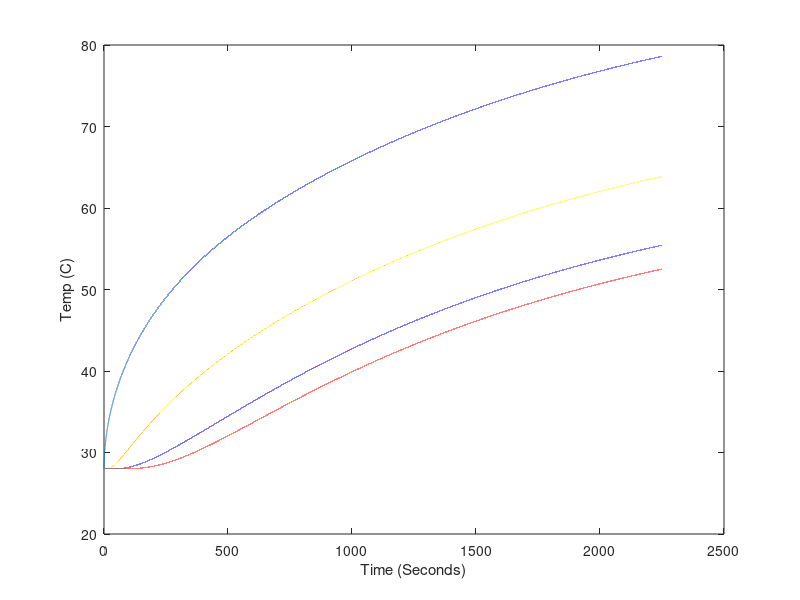

The MATLAB source for this figure: (Note: this script raises an error after producing the figure.)
clc;

%Constants for fit
kc = 7.2; %Convection coefficient of horizontal Al rod (W/(m^2K))
k = 110; %Constant of conductivity of Al (W/(mK))
e = 0.21; %Emmisivity of sandblasted Al rod
Cp = 970; %Specific heat capacity of Al (J/(K kg))
loss = .6; %Fractional loss of power to environment

%Power
V = 15.1; %V, voltage into power resistor
I = 0.890; %A, current into power resistor
Ppower = V*I %W
Pinl = Ppower*loss %Power into the left side of the rod (W)

%Number of steps
Nx = 130; %Number of steps in length
Nt = 100000; %Number of steps in time
t0 = 0; %Start time (s)
tf = 2250; %End time (s)
x0 = 0; %Start length (m)
xf = 0.3; %End length (m)

%Constants
a = 0.011; %Radius of the rod (m)
SBc = 5.67e-8; %Stefan-Boltzmann constant (W/(m^2K^4))
Tamb = 273+28; %Ambient temperature (K)
rho = 2.7e3; %Density of Al (kg/m^3)

%Calculated numbers
dx = (xf - x0)/(Nx);
dt = (tf - t0)/(Nt);
dT_convec = @(Tx) (kc*2*(Tx-Tamb)*dt)/(Cp*rho*a); %Temperature change due to convection (K)
dT_rad = @(Tx) (e*SBc*2*(Tx.^4-Tamb^4)*dt)/(Cp*rho*a); %Temperature change due to radiation (K)
dT_convec_end = @(Tx) (kc*(Tx-Tamb)*dt)/(Cp*rho*dx);
dT_rad_end = @(Tx) (e*SBc*(Tx.^4-Tamb^4)*dt)/(Cp*rho*dx);
dT = @(P) (P * dt)/(Cp * pi*a^2*dx*rho); %Temperature change in chunk (K)

%==============
%= Simulation =
%==============

%Storage
T = zeros(Nx, Nt); %Array o temp over time, indices are (x,t)

%initial
T(:,1) = ones(Nx,1)*(273+28); %Set all temperatures to Tamb

for time = 1:Nt-1
    %power in to and conduction out of first slice
    T(1,time+1)=T(1,time)+dT(Pinl)+((k/(Cp*rho))*(T(2,time)-T(1,time))./dx^2)*dt;
    
    %temperature changes due to conduction along rod
    T(2:Nx-1,time+1)=T(2:Nx-1,time)+(k/(Cp*rho))*((T(3:Nx,time)-2*T(2:Nx-1,time)+T(1:Nx-2,time))./dx^2)*dt;
    T(Nx,time+1) = T(Nx,time)-((k/(Cp*rho))*(T(Nx,time)-T(Nx-1,time))./dx^2)*dt;
    
    %temperature changes due to loss in convection and radiation
    T(1:Nx,time+1)=T(1:Nx,time+1) - dT_convec(T(1:Nx,time+1)) - dT_rad(T(1:Nx,time+1));
    
    %convection and radiation at cold and hot end of rod
    T(Nx,time+1)=T(Nx,time+1) - dT_convec_end(T(Nx,time+1)) - dT_rad_end(T(Nx,time+1));
end


% Point trim for data (to allow for time it takes to heat power resistor)
notTrimmed = false; 
if notTrimmed
    l = length(T1);
    numTrim = 4;
    T1 = T1(numTrim:l);
    T2 = T2(numTrim:l);
    T3 = T3(numTrim:l);
    T4 = T4(numTrim:l);
    T5 = T5(numTrim:l);
    timeDATA = timeDATA(1:length(T1));
end

timeSim = linspace(0,tf,Nt);

% Plot of all points of rod simulation
% for position = 1:Nx
%     plot(timeSim,(T(position,:)-273));
%     hold on;
% end

plot(timeSim,(T(1,:)-273));
hold on;
plot(timeSim,(T(Nx,:)-273));
plot(timeSim,(T(floor(Nx/3),:)-273));
plot(timeSim,(T(floor(Nx*2/3),:)-273));

xlabel('Time (Seconds)');
ylabel('Temp (C)');

plot(timeDATA, T1, 'c', timeDATA, T2, 'y', timeDATA, T3, 'g', timeDATA, T4, 'r', timeDATA, T5, 'm')

% Calculate chai squared values
X1 = zeros(1,length(timeDATA));
X2 = zeros(1,length(timeDATA));
X3 = zeros(1,length(timeDATA));
X4 = zeros(1,length(timeDATA));
T = T-273;
for tindex = 1:length(timeDATA)
   % Getting correct indices
   tcur = timeDATA(tindex);
   tmp = abs(timeSim-tcur);
   [idx idx] = min(tmp); %index of closest value
   TData1 = T1(tindex);
   TSim1 = T(Nx,idx);
   X1(tindex) = (TData1-TSim1)^2;
   
   TData2 = T2(tindex);
   TSim2 = T(floor(Nx*2/3),idx);
   X2(tindex) = (TData2-TSim2)^2;
   
   TData3 = T3(tindex);
   TSim3 = T(floor(Nx/3),idx);
   X3(tindex) = (TData3-TSim3)^2;
   
   TData4 = T4(tindex);
   TSim4 = T(1,idx);
   X4(tindex) = (TData4-TSim4)^2;
end

Xsquare1 = sum(X1)/length(X1)
Xsquare2 = sum(X2)/length(X2)
Xsquare3 = sum(X3)/length(X3)
Xsquare4 = sum(X4)/length(X4)

hold off;
